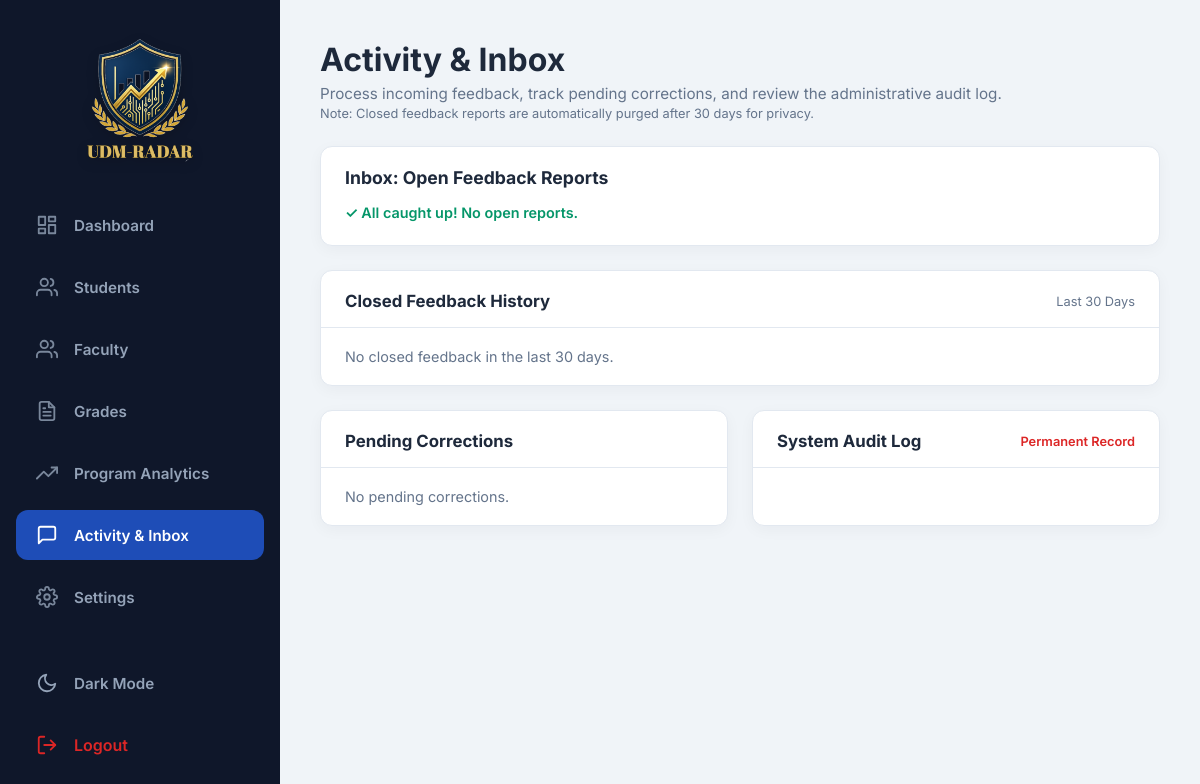
/admin/activity.php (signed in), run on an earlier commit of the app's database.
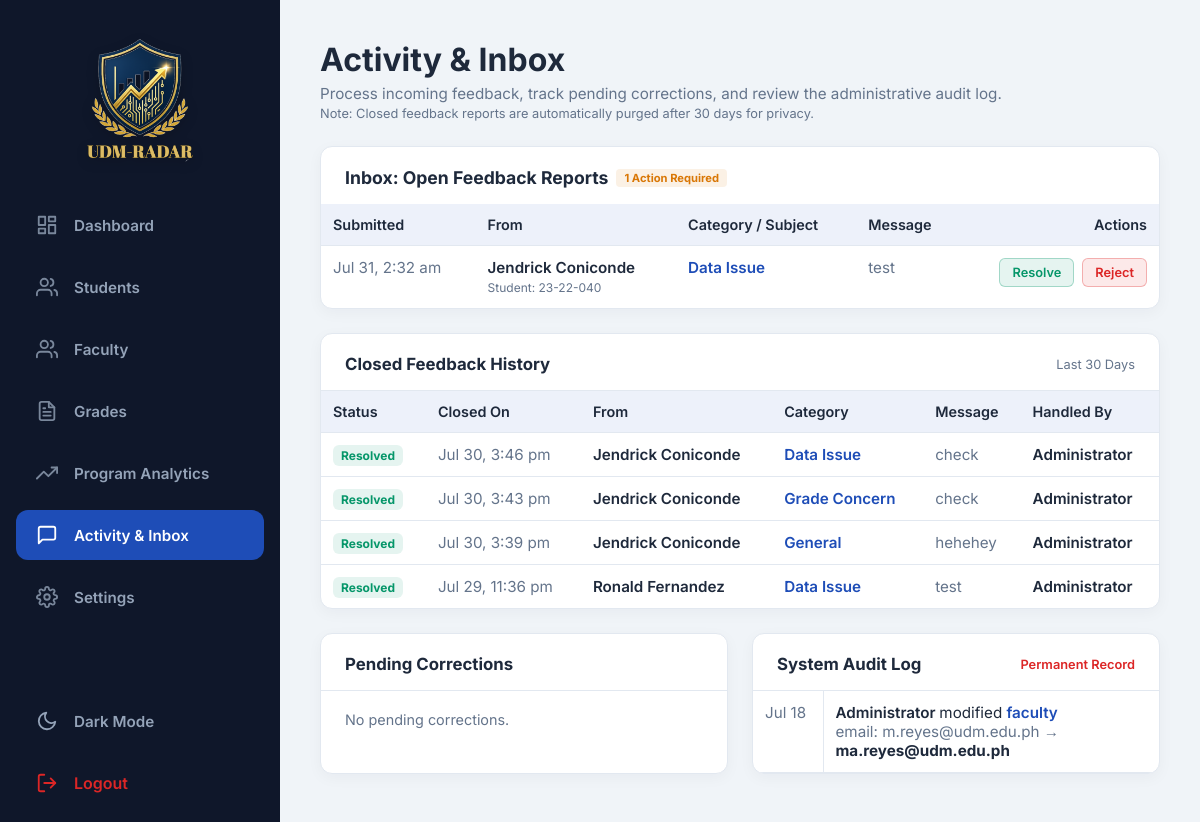
And on a later commit of the database.
### tables this page shows
CREATE TABLE `feedback_reports` (
  `id` int(11) NOT NULL,
  `submitted_by` int(11) NOT NULL,
  `category` enum('grade_concern','data_issue','general') NOT NULL,
  `subject_id` int(11) DEFAULT NULL,
  `message` text NOT NULL,
  `status` enum('open','resolved') NOT NULL DEFAULT 'open',
  `resolved_by` int(11) DEFAULT NULL,
  `resolved_at` timestamp NULL DEFAULT NULL,
  `created_at` timestamp NOT NULL DEFAULT current_timestamp()
);

CREATE TABLE `users` (
  `id` int(11) NOT NULL COMMENT 'Primary key. This is the ID every other table means when it says student_id, faculty_user_id, encoded_by, etc. — they all point here, never to student_profiles.id.',
  `user_id` varchar(30) NOT NULL COMMENT 'Login username — a student number (e.g. 24-22-238), a faculty ID (e.g. faculty01), or "admin". NOT the same thing as users.id.',
  `password_hash` varchar(255) NOT NULL COMMENT 'bcrypt hash, never plaintext.',
  `role` enum('student','faculty','admin') NOT NULL COMMENT 'Determines which portal (student/, faculty/, admin/) this account can log into.',
  `first_name` varchar(50) NOT NULL COMMENT 'Real stored column.',
  `middle_name` varchar(50) DEFAULT NULL COMMENT 'Real stored column, optional.',
  `last_name` varchar(50) NOT NULL COMMENT 'Real stored column.',
  `name` varchar(160) GENERATED ALWAYS AS (trim(concat_ws(' ',`first_name`,`middle_name`,`last_name`))) VIRTUAL COMMENT 'GENERATED column (CONCAT_WS of first/middle/last) — read-only, cannot appear in an INSERT column list. Kept so pages that only need a display name do not have to know about the split columns.',
  `email` varchar(150) DEFAULT NULL COMMENT 'Optional; students seeded from masterlist data have no real email on file.',
  `is_active` tinyint(1) DEFAULT 1 COMMENT 'Soft-disable flag. Not currently enforced anywhere in login.php — an inactive account can still log in unless that check is added.',
  `created_at` timestamp NOT NULL DEFAULT current_timestamp() COMMENT 'Account creation time, not enrollment date.'
);

CREATE TABLE `admin_change_log` (
  `id` int(11) NOT NULL,
  `admin_id` int(11) NOT NULL,
  `target_type` enum('student','faculty') NOT NULL,
  `target_id` int(11) NOT NULL,
  `field_changed` varchar(50) NOT NULL,
  `old_value` varchar(255) DEFAULT NULL,
  `new_value` varchar(255) DEFAULT NULL,
  `note` varchar(255) DEFAULT NULL COMMENT 'Optional context for this log entry — e.g. "Confirmed correction: <reason>" when the change originated from a pending_corrections approval. NULL for direct Phase 3 edits (name/email/status/class loads), which have no separate reason field.',
  `linked_feedback_id` int(11) DEFAULT NULL,
  `status` enum('unreviewed','acknowledged') NOT NULL DEFAULT 'unreviewed',
  `created_at` timestamp NOT NULL DEFAULT current_timestamp(),
  `acknowledged_at` timestamp NULL DEFAULT NULL
);

### admin/activity.php (the view, shortened to what the rows shown need)
<?php
$db = getDB();
try {
    $db->query("DELETE FROM feedback_reports WHERE status IN ('resolved', 'rejected') AND resolved_at < DATE_SUB(NOW(), INTERVAL 30 DAY)");
} catch (PDOException $e) {
}
$stmtFeed = $db->query("
    SELECT f.*, u.first_name, u.last_name, u.role, u.user_id AS identifier, s.code AS subj_code,
           sp.section
    FROM feedback_reports f
    JOIN users u ON u.id = f.submitted_by
    LEFT JOIN subjects s ON s.id = f.subject_id
    LEFT JOIN student_profiles sp ON sp.user_id = f.submitted_by
    WHERE f.status = 'open'
    ORDER BY f.created_at DESC
");
$feedback = $stmtFeed->fetchAll();
$stmtHistory = $db->query("
    SELECT f.*, u.first_name, u.last_name, u.role, u.user_id AS identifier, s.code AS subj_code,
           ru.first_name AS r_first, ru.last_name AS r_last
    FROM feedback_reports f
    JOIN users u ON u.id = f.submitted_by
    LEFT JOIN subjects s ON s.id = f.subject_id
    LEFT JOIN users ru ON ru.id = f.resolved_by
    WHERE f.status IN ('resolved', 'rejected')
    ORDER BY f.resolved_at DESC
");
$historyFeedback = $stmtHistory->fetchAll();
$stmtLog = $db->query("
    SELECT acl.*, au.first_name AS a_first, au.last_name AS a_last
    FROM admin_change_log acl
    JOIN users au ON au.id = acl.admin_id
    ORDER BY acl.created_at DESC LIMIT 50
");
$logs = $stmtLog->fetchAll();
require_once '../includes/header.php';
?>
<div class="main-content">
    <div class="header" style="margin-bottom: 24px;">
        <div>
            <h1>Activity & Inbox</h1>
        </div>
    </div>
    <div class="card" style="margin-bottom: 24px; padding: 0; overflow: hidden;">
        <?php if (empty($feedback)): ?>
            <p style="color: var(--risk-low); font-weight: 600; font-size: 0.9rem; padding: 0 24px 24px;">✓ All caught up! No open reports.</p>
        <?php else: ?>
            <div style="overflow-x: auto;">
                <table style="width: 100%; border-collapse: collapse; font-size: 0.9rem;">
                    <thead>
                        <tr>
                            <th style="border-bottom: 1px solid var(--border-color);">Submitted</th>
                            <th style="border-bottom: 1px solid var(--border-color);">From</th>
                            <th style="border-bottom: 1px solid var(--border-color);">Category / Subject</th>
                            <th style="border-bottom: 1px solid var(--border-color);">Message</th>
                            <th style="text-align:right; border-bottom: 1px solid var(--border-color);">Actions</th>
                        </tr>
                    </thead>
                    <tbody>
                        <?php foreach ($feedback as $f): ?>
                        <tr>
                            <td style="color: var(--text-gray); white-space:nowrap; vertical-align: top;"><?= date('M j, g:i a', strtotime($f['created_at'])) ?></td>
                            <td style="font-weight: 600; color: var(--text-dark); vertical-align: top;">
                                <?= htmlspecialchars($f['first_name'] . ' ' . $f['last_name']) ?><br>
                                <span style="font-size: 0.75rem; color:var(--text-gray); font-weight:normal;"><?= ucfirst($f['role']) ?>: <?= htmlspecialchars($f['identifier']) ?></span>
                            </td>
                            <td style="font-weight: 600; color: var(--accent-blue); vertical-align: top;">
                                <?= ucwords(str_replace('_', ' ', $f['category'])) ?><br>
                            </td>
                            <td style="color: var(--text-gray); max-width: 250px; vertical-align: top;"><?= nl2br(htmlspecialchars($f['message'])) ?></td>
                            <td style="text-align:right; white-space:nowrap; vertical-align: top;">
                                <div style="display:flex; justify-content: flex-end; gap: 8px;">
                                    <form method="POST" action="activity.php" onsubmit="return confirm('Mark this report as resolved?');">
                                        <button type="submit" style="background:rgba(5, 150, 105, 0.1); color:var(--risk-low); border:1px solid rgba(5, 150, 105, 0.3); padding:6px 12px; border-radius:6px; font-weight:600; font-size:0.8rem; cursor:pointer; font-family:inherit; transition: all 0.2s;">Resolve</button>
                                    </form>
                                    <form method="POST" action="activity.php" onsubmit="return confirm('Reject this report? It will be marked as invalid.');">
                                        <button type="submit" style="background:rgba(220, 38, 38, 0.1); color:var(--risk-high); border:1px solid rgba(220, 38, 38, 0.3); padding:6px 12px; border-radius:6px; font-weight:600; font-size:0.8rem; cursor:pointer; font-family:inherit; transition: all 0.2s;">Reject</button>
                                    </form>
                                </div>
                            </td>
                        </tr>
                        <?php endforeach; ?>
                    </tbody>
                </table>
            </div>
        <?php endif; ?>
    </div>
    <div class="card" style="margin-bottom: 24px; padding: 0; overflow: hidden; display: flex; flex-direction: column; max-height: 350px;">
        <div style="overflow-y: auto; padding: 0;">
            <?php if (empty($historyFeedback)): ?>
                <p style="color: var(--text-gray); font-size: 0.9rem; padding: 20px 24px;">No closed feedback in the last 30 days.</p>
            <?php else: ?>
                <table style="width: 100%; border-collapse: collapse; font-size: 0.85rem;">
                    <thead>
                        <tr>
                            <th style="border-bottom: 1px solid var(--border-color);">Status</th>
                            <th style="border-bottom: 1px solid var(--border-color);">Closed On</th>
                            <th style="border-bottom: 1px solid var(--border-color);">From</th>
                            <th style="border-bottom: 1px solid var(--border-color);">Category</th>
                            <th style="border-bottom: 1px solid var(--border-color);">Message</th>
                            <th style="border-bottom: 1px solid var(--border-color);">Handled By</th>
                        </tr>
                    </thead>
                    <tbody>
                        <?php foreach ($historyFeedback as $hf): ?>
                        <tr>
                            <td style="vertical-align: top;">
                                <?php if ($hf['status'] === 'resolved'): ?>
                                    <span style="background:rgba(5, 150, 105, 0.1); color:var(--risk-low); padding:3px 8px; border-radius:6px; font-size:0.75rem; font-weight:700;">Resolved</span>
                                <?php else: ?>
                                    <span style="background:rgba(220, 38, 38, 0.1); color:var(--risk-high); padding:3px 8px; border-radius:6px; font-size:0.75rem; font-weight:700;">Rejected</span>
                                <?php endif; ?>
                            </td>
                            <td style="color: var(--text-gray); white-space:nowrap; vertical-align: top;"><?= date('M j, g:i a', strtotime($hf['resolved_at'])) ?></td>
                            <td style="font-weight: 600; color: var(--text-dark); vertical-align: top;">
                                <?= htmlspecialchars($hf['first_name'] . ' ' . $hf['last_name']) ?>
                            </td>
                            <td style="font-weight: 600; color: var(--accent-blue); vertical-align: top;">
                                <?= ucwords(str_replace('_', ' ', $hf['category'])) ?>
                            </td>
                            <td style="color: var(--text-gray); max-width: 200px; vertical-align: top;"><?= nl2br(htmlspecialchars($hf['message'])) ?></td>
                            <td style="font-weight: 600; color: var(--text-dark); vertical-align: top;">
                                <?= htmlspecialchars(($hf['r_first'] ?? 'Auto') . ' ' . ($hf['r_last'] ?? 'System')) ?>
                            </td>
                        </tr>
                        <?php endforeach; ?>
                    </tbody>
                </table>
            <?php endif; ?>
        </div>
    </div>
    <div style="display: grid; grid-template-columns: repeat(auto-fit, minmax(400px, 1fr)); gap: 24px;">
        <div class="card" style="padding: 0; overflow: hidden; display: flex; flex-direction: column; max-height: 500px;">
            <div style="overflow-y: auto; padding: 0;">
                <table style="width: 100%; border-collapse: collapse; font-size: 0.85rem;">
                    <tbody>
                        <?php foreach ($logs as $l): ?>
                        <tr>
                            <td style="width: 70px; color: var(--text-gray); vertical-align: top; border-right: 1px solid var(--border-color); border-bottom: 1px solid var(--border-color);"><?= date('M j', strtotime($l['created_at'])) ?></td>
                            <td style="border-bottom: 1px solid var(--border-color);">
                                <span style="font-weight:600; color:var(--text-dark);"><?= htmlspecialchars($l['a_first'] . ' ' . $l['a_last']) ?></span> modified <span style="font-weight:600; color:var(--accent-blue);"><?= htmlspecialchars($l['target_type']) ?></span><br>
                                <span style="color:var(--text-gray);"><?= htmlspecialchars($l['field_changed']) ?>: <?= htmlspecialchars($l['old_value'] ?? 'null') ?> → <strong style="color:var(--text-dark);"><?= htmlspecialchars($l['new_value']) ?></strong></span>
                            </td>
                        </tr>
                        <?php endforeach; ?>
                    </tbody>
                </table>
            </div>
        </div>
    </div>
</div>
<?php require_once '../includes/footer.php'; ?>

What changed in the data, as far as the page shows it:
added feedback_reports: created_at "Jul 31, 2:32 am", submitted_by.last_name "Jendrick Coniconde", submitted_by.role "Student", submitted_by.user_id "23-22-040", category "Data Issue", message "test", shown under "Inbox: Open Feedback Reports"
added feedback_reports: status "Resolved", resolved_at "Jul 30, 3:46 pm", submitted_by.last_name "Jendrick Coniconde", category "Data Issue", message "check", resolved_by.last_name "Administrator", shown under "Closed Feedback History"
added feedback_reports: status "Resolved", resolved_at "Jul 30, 3:43 pm", submitted_by.last_name "Jendrick Coniconde", category "Grade Concern", message "check", resolved_by.last_name "Administrator", shown under "Closed Feedback History"
added feedback_reports: status "Resolved", resolved_at "Jul 30, 3:39 pm", submitted_by.last_name "Jendrick Coniconde", category "General", message "hehehey", resolved_by.last_name "Administrator", shown under "Closed Feedback History"
added feedback_reports: status "Resolved", resolved_at "Jul 29, 11:36 pm", submitted_by.last_name "Ronald Fernandez", category "Data Issue", message "test", resolved_by.last_name "Administrator", shown under "Closed Feedback History"
added admin_change_log: created_at "Jul 18", admin.last_name "Administrator", target_type "faculty", field_changed "email", old_value "m.reyes@udm.edu.ph", new_value "ma.reyes@udm.edu.ph"
Also different on the page:
count($feedback): (not shown) → "1"
text no longer shown: "✓ All caught up! No open reports. No closed feedback in the last 30 days."
text now shown: "Action Required Submitted From Category / Subject Message Actions Status Closed On From Category Message Handled By"
